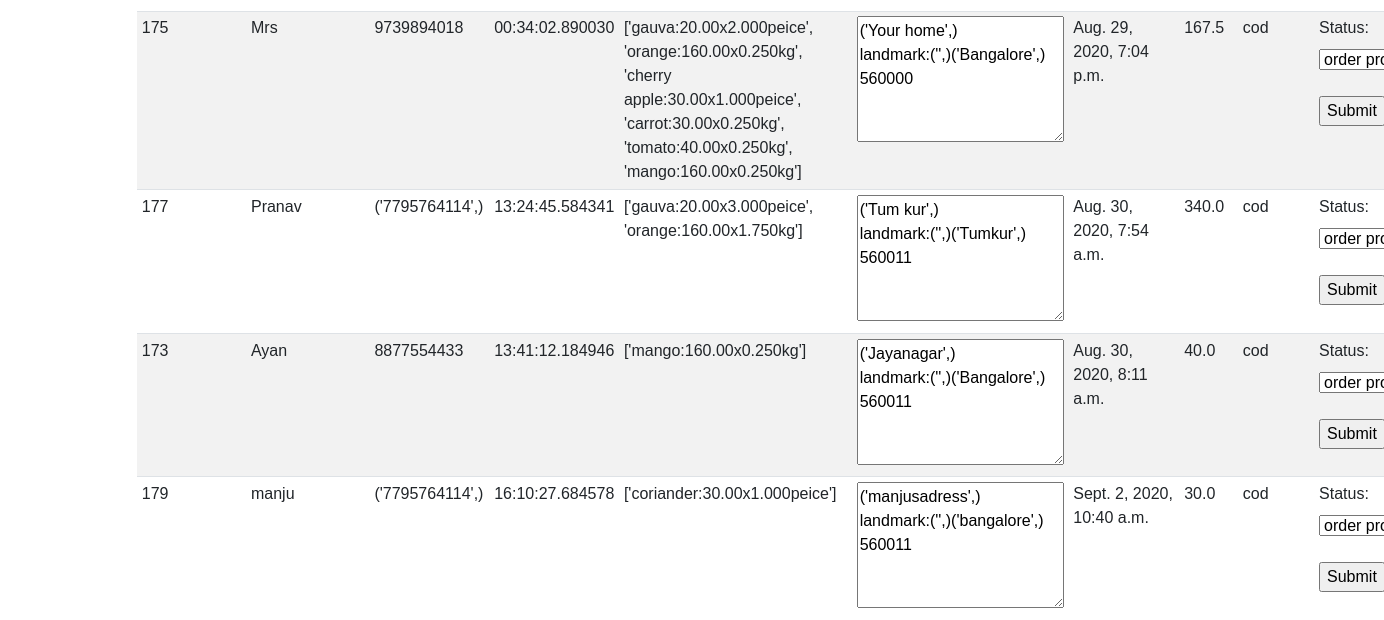
Page /managerdash (signed in, lower part) on the earlier database version.
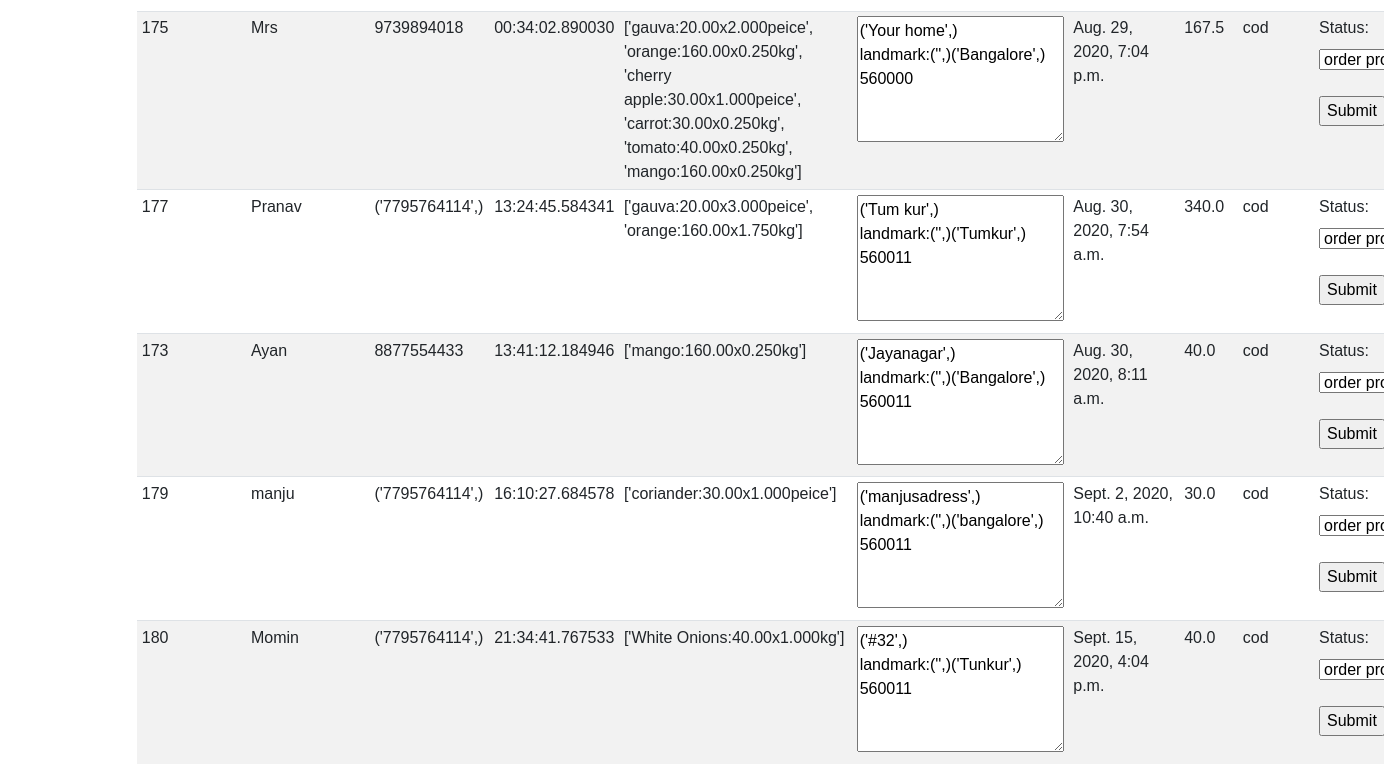
Same page on the later database version.
### atoz_store/models.py (models this page shows, shortened)
class manager(models.Model):
    Orderm=models.ForeignKey(Order,on_delete=models.SET_NULL,blank=True,null=True)
    namem=models.CharField(max_length=400,null=True)
    phonem=models.CharField(max_length=400,null=True)
    trans_id = models.CharField(max_length=400,null=True)
    productm = models.CharField(max_length=400,null=True)
    quantitym=models.CharField(max_length=400,null=True)
    adressm=models.CharField(max_length=400,null=True)
    date = models.DateTimeField(auto_now_add=True)
    totalm = models.CharField(max_length=400,null=True)
    payment = models.CharField(max_length=10,null=True)

class Order(models.Model):
    status = (
        ("op","order processing"),
        ("od","out for delivery"),
        ("d","delivered"),
         )
    customer = models.ForeignKey(Customer,on_delete=models.SET_NULL,blank=True,null=True)
    status = models.CharField(max_length=40,choices=status,null=True,default="null")
    date_ordered = models.DateTimeField(auto_now_add=True,null=True)
    mark = models.IntegerField(default=1)
    complete = models.BooleanField(default=True,null=True,blank=False)
    transaction_id = models.CharField(max_length=128,null=True)
    def __str__(self):
        return str(self.id)

### manager/views.py (the view, shortened to what this page needs)
# urls.py: path("managerdash",views.managerdash,name="managerdash"),
def managerdash(request):
    user = request.user
    if user is not None and user.is_superuser:
        managerda = list(manager.objects.all())
        orderss= Order.objects.all()
        orders = list(Order.objects.all())
        customers = list(Customer.objects.all())
        context = {'customers':customers,'orders':orders,'managerda':managerda}
        return render(request,'atoz_store/manager.html',context)
    else:
        return render(request,'atoz_store/managelogin.html')

### atoz_store/Templates/atoz_store/manager.html (shortened to what this page needs)
{% extends 'atoz_store/main.html' %}
{% load static %}
{% block content %}
<br>
<br>
<table  class="table table-striped table-sm">
    <tbody>
      {% for mdr in managerda %}
      <tr>
        <td>{{mdr.Orderm.id}}</td>
        <td>{{mdr.namem}}</td>
        <td>{{mdr.phonem}}</td>
        <td>{{mdr.trans_id}}</td>
        <td>{{mdr.productm}}</td>
        <td><textarea name="" id="" cols="20" rows="5">{{mdr.adressm}}</textarea></td>
        <td>{{mdr.date}}</td>
        <td>{{mdr.totalm}}</td>
        <td>{{mdr.payment}}</td>
        <td><form  id={{mdr.Orderm}} method="POST" action="managerdash">
          <label  for="status">Status:</label>
          <select  name="status" id="status">
            <option  value={"ordno":"{{mdr.Orderm}}","status":"op"}>order processing</option>
          </select>
          <br><br>
          <input data-ord={{mdr.Orderm}}  class="setstatus" type="submit" value="Submit">
        </form></td>
      </tr>
      {% endfor %}
    </tbody>
  </table>
{% endblock content%}

Differences in the rows shown:
added manager: Orderm.id "180", namem "Momin", phonem "('7795764114',)", trans_id "21:34:41.767533", productm "['White Onions:40.00x1.000kg']", adressm "('#32',) landmark:('',)('Tunkur',) 560011", date "Sept. 15, 2020, 4:04 p.m.", totalm "40.0", payment "cod"
